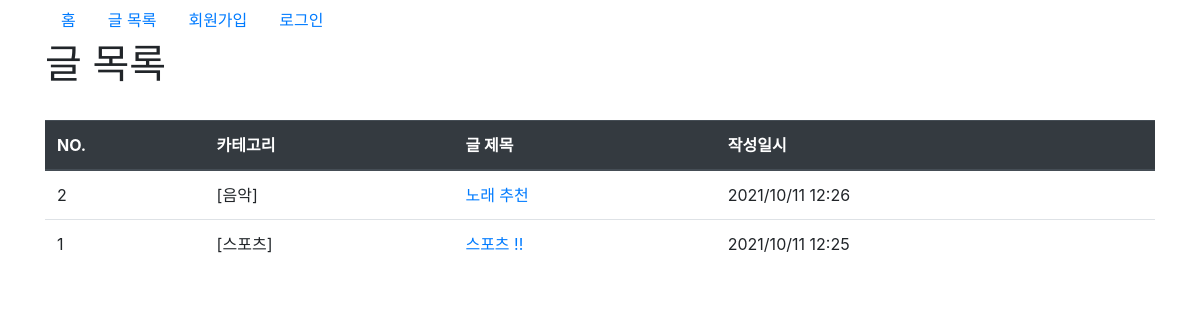
/board/list, run on an earlier commit of the app's database.
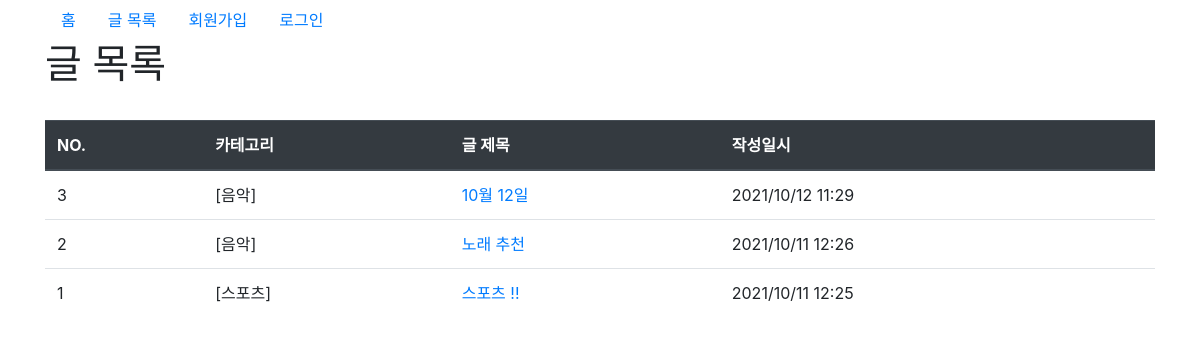
And on a later commit of the database.
### board/models.py (models this page shows, shortened)
class Post(models.Model):
    writer = models.ForeignKey(CustomUser, on_delete=models.SET_NULL, null=True, blank=True, verbose_name='작성자')
    title = models.CharField(max_length=255, verbose_name='글 제목')   # not null -> null/none/빈 문자열은 비허용
    content = models.TextField(verbose_name='글 내용')   # TextField: 대용량 text
    category = models.ForeignKey(Category, on_delete=models.SET_NULL, null=True, blank=True)   # nullable 컬럼, 빈 문자열 허용 컬럼으로 설정(blank는 form 검증과 관련)
    create_at = models.DateTimeField(auto_now_add=True, verbose_name='작성일시')   # auto_now_add: insert할 때만 일시를 자동 입력
    update_at = models.DateTimeField(auto_now=True, verbose_name='수정일시')   # auto_now=True: insert/update할 때 일시를 자동 입력
    class Meta:
        ordering=['-id']   # id 내림차순 정렬

class Category(models.Model):
    category_id = models.AutoField(primary_key=True)   # AutoField: 1씩 자동 증가하는 정수형 컬럼
    category_name = models.CharField(max_length=200, verbose_name='카테고리명')   # verbose_name: 필드가 화면에 나올 때 사용할 label값(등록/수정/조회 시 보여질 label값)
    def __str__(self):
        return self.category_name
    class Meta:
        ordering=['category_id']   # 기본 정렬방식 지정

### board/views.py (the view)
# urls.py: path('list', views.PostListView.as_view(), name='list'),
class PostListView(ListView):
    template_name = 'board/post_list.html'   # 목록 페이지 (응답 페이지)
    model = Post   # 데이터를 조회할 Model클래스 지정
    paginate_by = 10   # 한번에 10개씩만 조회하도록 설정 - http://127.0.0.1:8000/board/list?page=번호
    def get_context_data(self, **kwargs):
        context = super().get_context_data(**kwargs)
        paginator = context['paginator']
        page_group_count = 10   # 한 페이지 그룹 당 페이지 수
        current_page = int(self.request.GET.get('page', 1))   # 사용자가 요청한 페이지 번호(현재 페이지 그룹: ?page=번호 - 이 값을 조회), default=1
        start_idx = int((current_page-1)/page_group_count)*page_group_count
        end_idx = start_idx+page_group_count
        page_range = paginator.page_range[start_idx:end_idx]
        start_page = paginator.page(page_range[0])   # 시작 페이지의 page 객체
        end_page = paginator.page(page_range[-1])   # 마지막 페이지의 page 객체
        has_previous = start_page.has_previous()   # 시작 페이지의 이전 페이지 존재 여부 (True/False)
        has_next = end_page.has_next()   # 마지막 페이지의 다음 페이지 존재 여부
        context['page_range'] = page_range
        if has_previous:
            context['has_previous'] = has_previous
            context['previous_page_no'] = start_page.previous_page_number()   # 시작 페이지의 이전 페이지 번호
        if has_next:
            context['has_next'] = has_next
            context['next_page_no'] = end_page.next_page_number()   # 마지막 페이지의 다음 페이지 번호
        return context   # overriding한 메소드에서 리턴한 context data dictionary가 template에 전달

### board/templates/board/post_list.html (shortened to what this page needs)
{% extends 'layout.html' %}
{% block contents %}
<h1>글 목록</h1>
<br>
<table class="table table-hover">
    <thead class="thead-dark">
        <tr>
            <th>NO.</th>
            <th>카테고리</th>
            <th>글 제목</th>
            <th>작성일시</th>
        </tr>
    </thead>
    <tbody>
        {% for post in object_list %}
        <tr>
            <td>{{ post.pk }}</td>
            <td>[{{ post.category }}]</td>
            <td><a href="{% url 'board:detail' post.pk %}">{{ post.title }}</a></td>
            <td>{{ post.create_at | date:"Y/m/d H:i" }}</td>
        </tr>
        {% endfor %}
    </tbody>
</table>
{% endblock contents %}

What changed in the data, as far as the page shows it:
added Post: pk "3", category "음악", title "10월 12일", create_at "2021/10/12 11:29"
